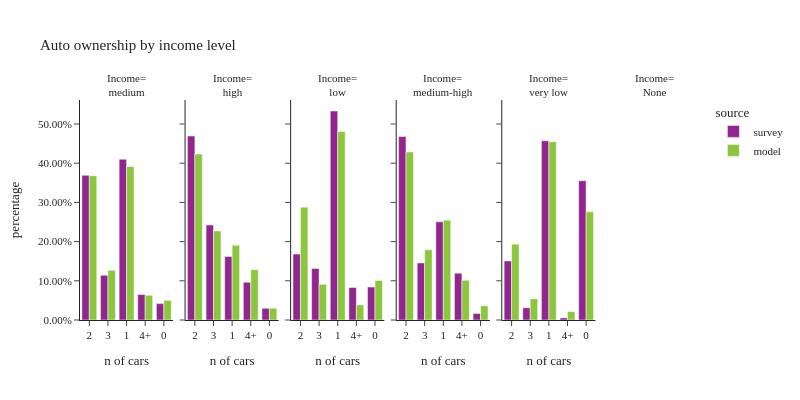

The cell this chart's notebook holds for it:
### Code cell
plot_auto(hh,'hhincome_4group','income level', 'Income')

### Figure 1 — Plotly figure (JSON) as saved in the notebook; plotly's stock layout.template omitted (floating-point values rounded to 4 significant figures)
{"data": [{"alignmentgroup": "True", "customdata": [[230], [52], [453], [24], [123]], "hovertemplate": "source=survey<br>hhincome_4group=medium<br>hhvehs_4+=%{x}<br>percentage=%{y}<br>sample count=%{customdata[0]}<extra></extra>", "legendgroup": "survey", "marker": {"color": "#91268F", "pattern": {"shape": ""}}, "name": "survey", "offsetgroup": "survey", "orientation": "v", "showlegend": true, "textposition": "auto", "type": "bar", "x": ["2", "3", "1", "4+", "0"], "xaxis": "x", "y": [0.3691, 0.114, 0.4102, 0.06482, 0.0419], "yaxis": "y"}, {"alignmentgroup": "True", "customdata": [[222], [47], [62], [23], [221]], "hovertemplate": "source=survey<br>hhincome_4group=high<br>hhvehs_4+=%{x}<br>percentage=%{y}<br>sample count=%{customdata[0]}<extra></extra>", "legendgroup": "survey", "marker": {"color": "#91268F", "pattern": {"shape": ""}}, "name": "survey", "offsetgroup": "survey", "orientation": "v", "showlegend": false, "textposition": "auto", "type": "bar", "x": ["2", "0", "3", "4+", "1"], "xaxis": "x2", "y": [0.4694, 0.02983, 0.2424, 0.09619, 0.1622], "yaxis": "y2"}, {"alignmentgroup": "True", "customdata": [[152], [43], [12], [72], [5]], "hovertemplate": "source=survey<br>hhincome_4group=low<br>hhvehs_4+=%{x}<br>percentage=%{y}<br>sample count=%{customdata[0]}<extra></extra>", "legendgroup": "survey", "marker": {"color": "#91268F", "pattern": {"shape": ""}}, "name": "survey", "offsetgroup": "survey", "orientation": "v", "showlegend": false, "textposition": "auto", "type": "bar", "x": ["1", "2", "3", "0", "4+"], "xaxis": "x3", "y": [0.5332, 0.1682, 0.1316, 0.08411, 0.08297], "yaxis": "y3"}, {"alignmentgroup": "True", "customdata": [[98], [84], [403], [48], [371]], "hovertemplate": "source=survey<br>hhincome_4group=medium-high<br>hhvehs_4+=%{x}<br>percentage=%{y}<br>sample count=%{customdata[0]}<extra></extra>", "legendgroup": "survey", "marker": {"color": "#91268F", "pattern": {"shape": ""}}, "name": "survey", "offsetgroup": "survey", "orientation": "v", "showlegend": false, "textposition": "auto", "type": "bar", "x": ["3", "0", "1", "4+", "2"], "xaxis": "x4", "y": [0.1457, 0.01628, 0.2504, 0.1196, 0.468], "yaxis": "y4"}, {"alignmentgroup": "True", "customdata": [[15], [247], [4], [51], [242]], "hovertemplate": "source=survey<br>hhincome_4group=very low<br>hhvehs_4+=%{x}<br>percentage=%{y}<br>sample count=%{customdata[0]}<extra></extra>", "legendgroup": "survey", "marker": {"color": "#91268F", "pattern": {"shape": ""}}, "name": "survey", "offsetgroup": "survey", "orientation": "v", "showlegend": false, "textposition": "auto", "type": "bar", "x": ["3", "0", "4+", "2", "1"], "xaxis": "x5", "y": [0.03123, 0.3554, 0.005412, 0.1508, 0.4572], "yaxis": "y5"}, {"alignmentgroup": "True", "customdata": [[27340], [159648], [54995], [21713], [169762]], "hovertemplate": "source=model<br>hhincome_4group=medium<br>hhvehs_4+=%{x}<br>percentage=%{y}<br>sample count=%{customdata[0]}<extra></extra>", "legendgroup": "model", "marker": {"color": "#8CC63E", "pattern": {"shape": ""}}, "name": "model", "offsetgroup": "model", "orientation": "v", "showlegend": true, "textposition": "auto", "type": "bar", "x": ["4+", "2", "3", "0", "1"], "xaxis": "x", "y": [0.06307, 0.3683, 0.1269, 0.05009, 0.3916], "yaxis": "y"}, {"alignmentgroup": "True", "customdata": [[13148], [98674], [55798], [183865], [82821]], "hovertemplate": "source=model<br>hhincome_4group=high<br>hhvehs_4+=%{x}<br>percentage=%{y}<br>sample count=%{customdata[0]}<extra></extra>", "legendgroup": "model", "marker": {"color": "#8CC63E", "pattern": {"shape": ""}}, "name": "model", "offsetgroup": "model", "orientation": "v", "showlegend": false, "textposition": "auto", "type": "bar", "x": ["0", "3", "4+", "2", "1"], "xaxis": "x2", "y": [0.03027, 0.2272, 0.1285, 0.4234, 0.1907], "yaxis": "y2"}, {"alignmentgroup": "True", "customdata": [[21925], [8432], [19806], [62498], [104395]], "hovertemplate": "source=model<br>hhincome_4group=low<br>hhvehs_4+=%{x}<br>percentage=%{y}<br>sample count=%{customdata[0]}<extra></extra>", "legendgroup": "model", "marker": {"color": "#8CC63E", "pattern": {"shape": ""}}, "name": "model", "offsetgroup": "model", "orientation": "v", "showlegend": false, "textposition": "auto", "type": "bar", "x": ["0", "4+", "3", "2", "1"], "xaxis": "x3", "y": [0.101, 0.03885, 0.09125, 0.2879, 0.481], "yaxis": "y3"}, {"alignmentgroup": "True", "customdata": [[110624], [15690], [77804], [186255], [43968]], "hovertemplate": "source=model<br>hhincome_4group=medium-high<br>hhvehs_4+=%{x}<br>percentage=%{y}<br>sample count=%{customdata[0]}<extra></extra>", "legendgroup": "model", "marker": {"color": "#8CC63E", "pattern": {"shape": ""}}, "name": "model", "offsetgroup": "model", "orientation": "v", "showlegend": false, "textposition": "auto", "type": "bar", "x": ["1", "0", "3", "2", "4+"], "xaxis": "x4", "y": [0.2547, 0.03612, 0.1791, 0.4288, 0.1012], "yaxis": "y4"}, {"alignmentgroup": "True", "customdata": [[98114], [4673], [59546], [41718], [11704]], "hovertemplate": "source=model<br>hhincome_4group=very low<br>hhvehs_4+=%{x}<br>percentage=%{y}<br>sample count=%{customdata[0]}<extra></extra>", "legendgroup": "model", "marker": {"color": "#8CC63E", "pattern": {"shape": ""}}, "name": "model", "offsetgroup": "model", "orientation": "v", "showlegend": false, "textposition": "auto", "type": "bar", "x": ["1", "4+", "0", "2", "3"], "xaxis": "x5", "y": [0.4547, 0.02166, 0.276, 0.1934, 0.05425], "yaxis": "y5"}], "layout": {"annotations": [{"font": {}, "showarrow": false, "text": "Income=<br>medium", "x": 0.075, "xanchor": "center", "xref": "paper", "y": 1.0, "yanchor": "bottom", "yref": "paper"}, {"font": {}, "showarrow": false, "text": "Income=<br>high", "x": 0.245, "xanchor": "center", "xref": "paper", "y": 1.0, "yanchor": "bottom", "yref": "paper"}, {"font": {}, "showarrow": false, "text": "Income=<br>low", "x": 0.415, "xanchor": "center", "xref": "paper", "y": 1.0, "yanchor": "bottom", "yref": "paper"}, {"font": {}, "showarrow": false, "text": "Income=<br>medium-high", "x": 0.585, "xanchor": "center", "xref": "paper", "y": 1.0, "yanchor": "bottom", "yref": "paper"}, {"font": {}, "showarrow": false, "text": "Income=<br>very low", "x": 0.755, "xanchor": "center", "xref": "paper", "y": 1.0, "yanchor": "bottom", "yref": "paper"}, {"font": {}, "showarrow": false, "text": "Income=<br>None", "x": 0.925, "xanchor": "center", "xref": "paper", "y": 1.0, "yanchor": "bottom", "yref": "paper"}], "barmode": "group", "font": {"size": 11}, "height": 400, "legend": {"title": {"text": "source"}, "tracegroupgap": 0}, "title": {"text": "Auto ownership by income level"}, "width": 800, "xaxis": {"anchor": "y", "domain": [0.0, 0.15], "title": {"text": "n of cars"}}, "xaxis2": {"anchor": "y2", "domain": [0.17, 0.32], "matches": "x", "title": {"text": "n of cars"}}, "xaxis3": {"anchor": "y3", "domain": [0.34, 0.49], "matches": "x", "title": {"text": "n of cars"}}, "xaxis4": {"anchor": "y4", "domain": [0.51, 0.66], "matches": "x", "title": {"text": "n of cars"}}, "xaxis5": {"anchor": "y5", "domain": [0.68, 0.83], "matches": "x", "title": {"text": "n of cars"}}, "xaxis6": {"anchor": "y6", "domain": [0.85, 1.0], "matches": "x", "title": {"text": "n of cars"}}, "yaxis": {"anchor": "x", "domain": [0.0, 1.0], "tickformat": ".2%", "title": {"text": "percentage"}}, "yaxis2": {"anchor": "x2", "domain": [0.0, 1.0], "matches": "y", "showticklabels": false, "tickformat": ".2%"}, "yaxis3": {"anchor": "x3", "domain": [0.0, 1.0], "matches": "y", "showticklabels": false, "tickformat": ".2%"}, "yaxis4": {"anchor": "x4", "domain": [0.0, 1.0], "matches": "y", "showticklabels": false, "tickformat": ".2%"}, "yaxis5": {"anchor": "x5", "domain": [0.0, 1.0], "matches": "y", "showticklabels": false, "tickformat": ".2%"}, "yaxis6": {"anchor": "x6", "domain": [0.0, 1.0], "matches": "y", "showticklabels": false, "tickformat": ".2%"}}}
